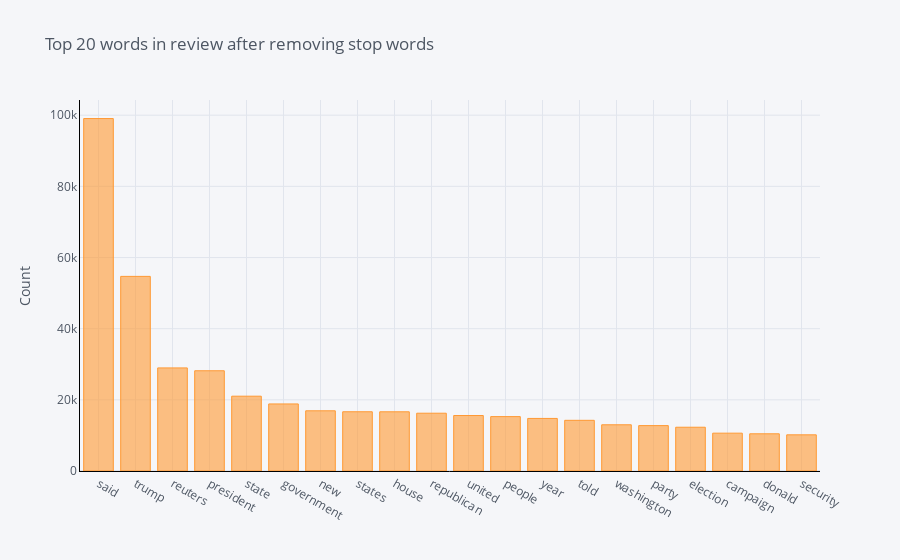

Notebook code cell kept with this figure:
### Code cell
# The distribution of top unigrams after removing stop words in the Reliable News

def get_top_n_words(corpus, n=None):
    vec = CountVectorizer(stop_words = 'english').fit(corpus)
    bag_of_words = vec.transform(corpus)
    sum_words = bag_of_words.sum(axis=0) 
    words_freq = [(word, sum_words[0, idx]) for word, idx in vec.vocabulary_.items()]
    words_freq =sorted(words_freq, key = lambda x: x[1], reverse=True)
    return words_freq[:n]
common_words = get_top_n_words(true['text'], 20)
for word, freq in common_words:
    print(word, freq)
df2 = pd.DataFrame(common_words, columns = ['text' , 'count'])
df2.groupby('text').sum()['count'].sort_values(ascending=False).iplot(
    kind='bar', yTitle='Count', linecolor='black', title='Top 20 words in review after removing stop words')

### Figure 1 — Plotly figure (JSON) as saved in the notebook; plotly's stock layout.template omitted (floating-point values rounded to 4 significant figures)
{"data": [{"marker": {"color": "rgba(255, 153, 51, 0.6)", "line": {"color": "rgba(255, 153, 51, 1.0)", "width": 1}}, "name": "count", "orientation": "v", "text": "", "type": "bar", "x": ["said", "trump", "reuters", "president", "state", "government", "new", "states", "house", "republican", "united", "people", "year", "told", "washington", "party", "election", "campaign", "donald", "security"], "y": [99062, 54700, 28976, 28177, 21025, 18846, 16917, 16652, 16640, 16243, 15590, 15287, 14777, 14245, 12988, 12759, 12306, 10636, 10456, 10162]}], "layout": {"legend": {"bgcolor": "#F5F6F9", "font": {"color": "#4D5663"}}, "paper_bgcolor": "#F5F6F9", "plot_bgcolor": "#F5F6F9", "title": {"font": {"color": "#4D5663"}, "text": "Top 20 words in review after removing stop words"}, "xaxis": {"gridcolor": "#E1E5ED", "linecolor": "black", "showgrid": true, "tickfont": {"color": "#4D5663"}, "title": {"font": {"color": "#4D5663"}, "text": ""}, "zerolinecolor": "#E1E5ED"}, "yaxis": {"gridcolor": "#E1E5ED", "linecolor": "black", "showgrid": true, "tickfont": {"color": "#4D5663"}, "title": {"font": {"color": "#4D5663"}, "text": "Count"}, "zerolinecolor": "#E1E5ED"}}}
